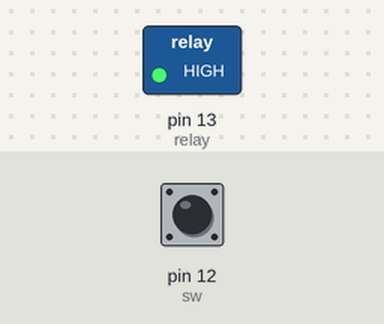
Recording of a sketch running on a simulated Arduino Uno, built with avr-gcc and run on an emulated ATmega328P. Parts: switched loads named in the sketch (green lamp = pin HIGH). The inputs (shaded band) are chosen by the test bench; at power-on: pin 12 (sw) HIGH.

Above: at 1.2 s.
1.3 s: pin 12 (sw) pulled LOW for 0.15 s
At 2.6 s:
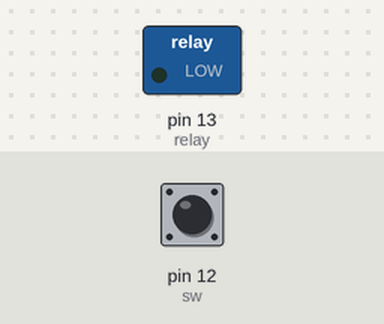
2.9 s: pin 12 (sw) pulled LOW for 1 s
At 5.1 s:
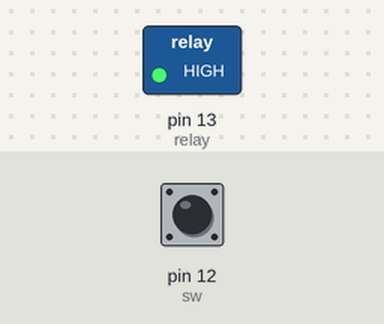
5.4 s: pin 12 (sw) pulled LOW for 3.2 s
At 8.9 s:
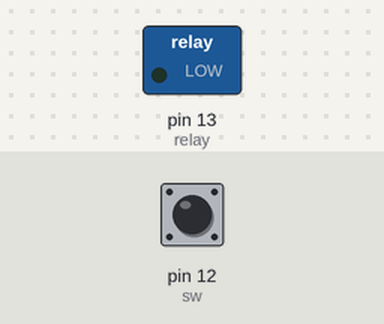
Timing chart, 0 to 10.4 s (numbered marks = the images above; inputs shaded):
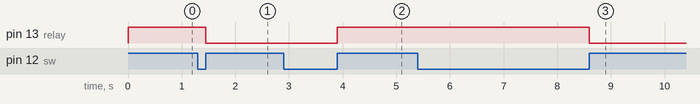

Measured:
- after the input at 1.3 s, pin 13 (relay): HIGH → LOW after 0.15 s
- after the input at 2.9 s, pin 13 (relay): LOW → HIGH after 1.0 s
- after the input at 5.4 s, pin 13 (relay): HIGH → LOW after 3.2 s

The sketch:

button-doorlock.ino
```cpp
int relay = 13;
int sw = 12;
int lock_st = 0;
int sw_st_prev = 0;

void setup() {
  pinMode(relay, OUTPUT);
  pinMode(sw, INPUT_PULLUP);
}

void loop() {
  int sw_st = digitalRead(sw);
  if((sw_st == HIGH) && (sw_st != sw_st_prev))
  {
    lock_st = ~lock_st;

  }
  digitalWrite(relay, lock_st);
  sw_st_prev = sw_st;

}
```
